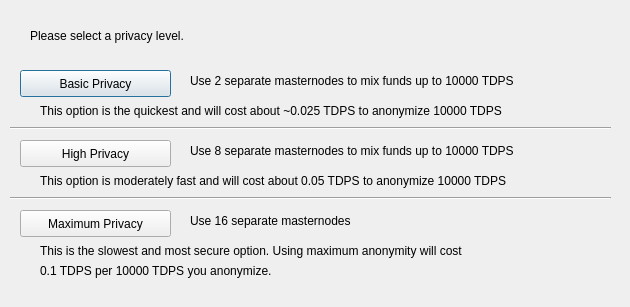
<?xml version="1.0" encoding="UTF-8"?>
<ui version="4.0">
 <class>ObfuscationConfig</class>
 <widget class="QDialog" name="ObfuscationConfig">
  <property name="geometry">
   <rect>
    <x>0</x>
    <y>0</y>
    <width>630</width>
    <height>307</height>
   </rect>
  </property>
  <property name="windowTitle">
   <string>Configure Obfuscation</string>
  </property>
  <widget class="QPushButton" name="buttonBasic">
   <property name="geometry">
    <rect>
     <x>20</x>
     <y>70</y>
     <width>151</width>
     <height>27</height>
    </rect>
   </property>
   <property name="text">
    <string>Basic Privacy</string>
   </property>
  </widget>
  <widget class="QPushButton" name="buttonHigh">
   <property name="geometry">
    <rect>
     <x>20</x>
     <y>140</y>
     <width>151</width>
     <height>27</height>
    </rect>
   </property>
   <property name="text">
    <string>High Privacy</string>
   </property>
  </widget>
  <widget class="QPushButton" name="buttonMax">
   <property name="geometry">
    <rect>
     <x>20</x>
     <y>210</y>
     <width>151</width>
     <height>27</height>
    </rect>
   </property>
   <property name="text">
    <string>Maximum Privacy</string>
   </property>
  </widget>
  <widget class="QLabel" name="label">
   <property name="geometry">
    <rect>
     <x>30</x>
     <y>20</y>
     <width>571</width>
     <height>31</height>
    </rect>
   </property>
   <property name="text">
    <string>Please select a privacy level.</string>
   </property>
  </widget>
  <widget class="QLabel" name="label_2">
   <property name="geometry">
    <rect>
     <x>190</x>
     <y>70</y>
     <width>421</width>
     <height>21</height>
    </rect>
   </property>
   <property name="text">
    <string>Use 2 separate masternodes to mix funds up to 10000 TDPS</string>
   </property>
  </widget>
  <widget class="QLabel" name="label_3">
   <property name="geometry">
    <rect>
     <x>190</x>
     <y>140</y>
     <width>411</width>
     <height>21</height>
    </rect>
   </property>
   <property name="text">
    <string>Use 8 separate masternodes to mix funds up to 10000 TDPS</string>
   </property>
  </widget>
  <widget class="QLabel" name="label_4">
   <property name="geometry">
    <rect>
     <x>190</x>
     <y>210</y>
     <width>421</width>
     <height>21</height>
    </rect>
   </property>
   <property name="text">
    <string>Use 16 separate masternodes</string>
   </property>
  </widget>
  <widget class="QLabel" name="label_6">
   <property name="geometry">
    <rect>
     <x>40</x>
     <y>100</y>
     <width>561</width>
     <height>21</height>
    </rect>
   </property>
   <property name="text">
    <string>This option is the quickest and will cost about ~0.025 TDPS to anonymize 10000 TDPS</string>
   </property>
  </widget>
  <widget class="QLabel" name="label_7">
   <property name="geometry">
    <rect>
     <x>40</x>
     <y>170</y>
     <width>561</width>
     <height>21</height>
    </rect>
   </property>
   <property name="text">
    <string>This option is moderately fast and will cost about 0.05 TDPS to anonymize 10000 TDPS</string>
   </property>
  </widget>
  <widget class="QLabel" name="label_8">
   <property name="geometry">
    <rect>
     <x>40</x>
     <y>240</y>
     <width>561</width>
     <height>21</height>
    </rect>
   </property>
   <property name="text">
    <string>This is the slowest and most secure option. Using maximum anonymity will cost</string>
   </property>
  </widget>
  <widget class="QLabel" name="label_9">
   <property name="geometry">
    <rect>
     <x>40</x>
     <y>260</y>
     <width>561</width>
     <height>21</height>
    </rect>
   </property>
   <property name="text">
    <string>0.1 TDPS per 10000 TDPS you anonymize.</string>
   </property>
  </widget>
  <widget class="Line" name="line">
   <property name="geometry">
    <rect>
     <x>10</x>
     <y>120</y>
     <width>601</width>
     <height>16</height>
    </rect>
   </property>
   <property name="orientation">
    <enum>Qt::Horizontal</enum>
   </property>
  </widget>
  <widget class="Line" name="line_2">
   <property name="geometry">
    <rect>
     <x>10</x>
     <y>190</y>
     <width>601</width>
     <height>16</height>
    </rect>
   </property>
   <property name="orientation">
    <enum>Qt::Horizontal</enum>
   </property>
  </widget>
 </widget>
 <resources/>
 <connections/>
</ui>
